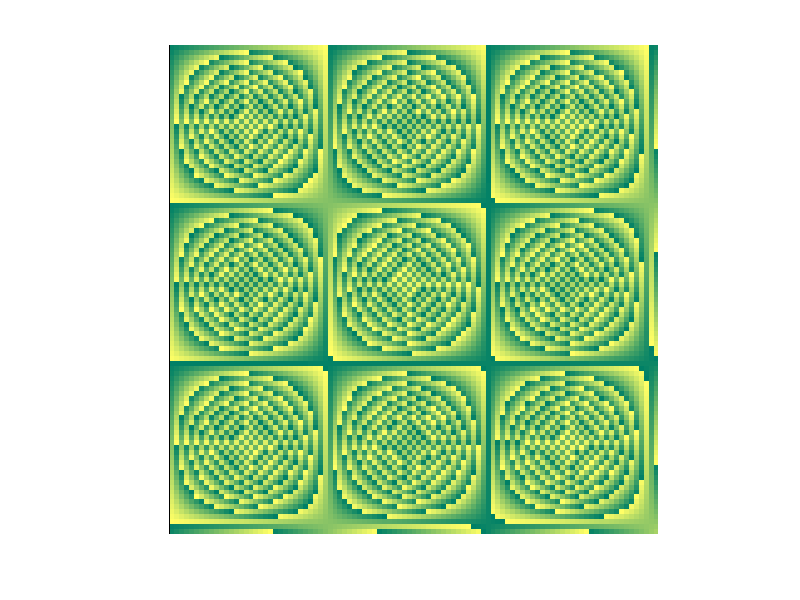
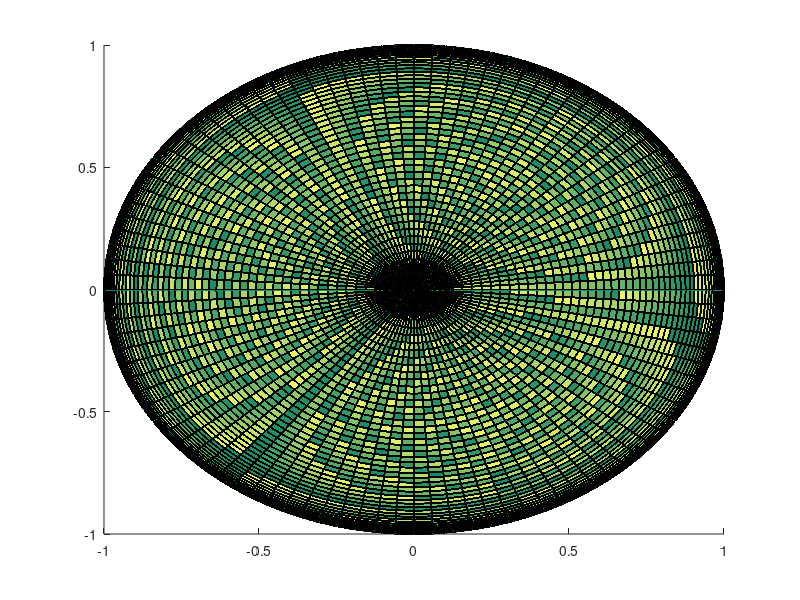

Write MATLAB code to recreate these figures, in order.
% Base Multiplier
%
%   Shows Multiplication Tables in Different Bases
%
%
%   Can be Adjust to find Square Roots and more
%
%

% Note: Requires the Image Package to be installed 
pkg load image

close all;

%Start Base
B = 1;
% Increment
c = 1;
% End Base
T = 100;
% Iterations
it = 1;
% Root
root =3.0;
% power
pow = 7.0;

l = ceil((T-B)/c+1);

%movMat(l) = struct('cdata',[],'colormap',[]);

j = 0;
for m = 1:1:it
    for k = B:c:T;
        j = j + 1;
        TT =zeros(1);
        for i = 1:1:k
            t = 1:1:k;
            v = mod(i*t,pow*k^(1/(root)));
            TT(i,1:k) = v.';
        end
        % Image Map
        TM = imresize(TT, [T,T]);
        hold on;
        figure(1);
        imshow((TM(1:T-1,1:T-1))/max(max(TM)),'colormap',colormap(summer));
        drawnow;
        hold off;


        % Sphere Map
        figure(2);
        hold on;
        colormap(summer);
        [imgIndRows,imgIndCols] = size(TM);
        [X,Y,Z] = sphere(imgIndRows);
        surf(X,Y,Z, 'CData', TM, 'FaceColor','texturemap');
        % print -djpg 'sphere.jpg'
        hold off;
    end
end
figure(1);
print -djpg 'map.jpg'


% Draw Complex Exp. Plot
% figure(3);
% hold on;
% sig = B:c:2*T;
% sigExp = zeros(1,ceil(2*T/c));
% for k=B:c:2*T;    
%     sigExp = sigExp + exp(2i*(k)*pi*sig/(T));
%     plot(sigExp);
%     colormap(hot);
%     drawnow;
%     print -djpg 'complex.jpg'
% end
% hold off;